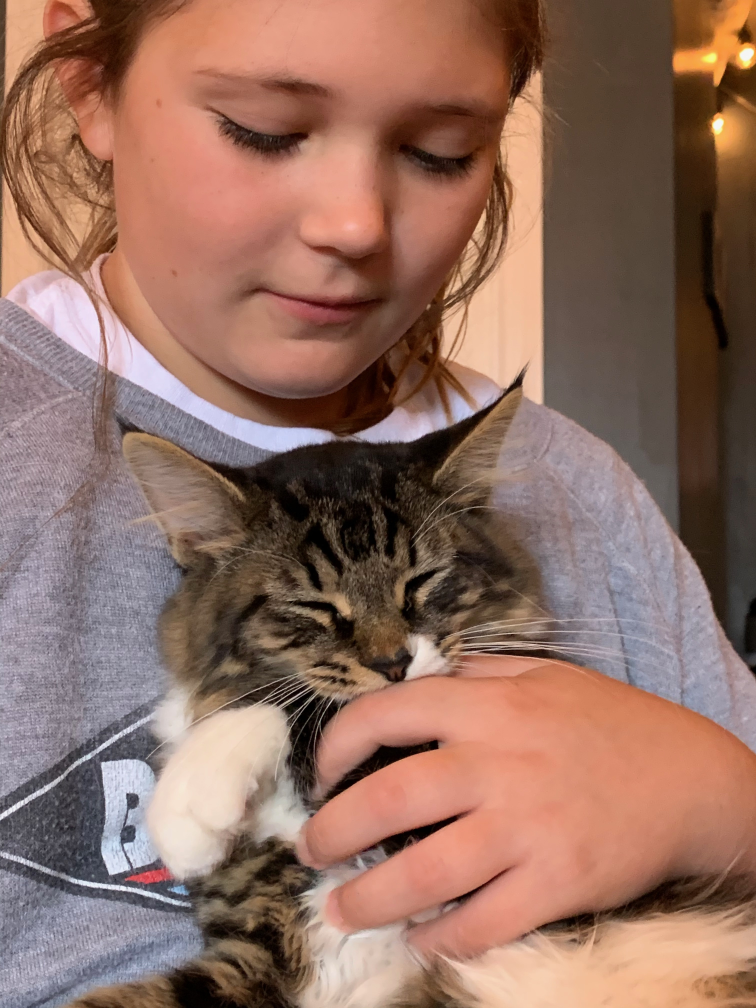
#> input picture Photos/grier_cat.jpeg, 3024 x 4032 px (shown at 1/4 size)
$ python art.py
#> lines starting #> are read from the running program, lines starting #| are printed output that depends on the picture
# Reprint an image using ASCII characters

from PIL import Image
import numpy as np


def create_matrix(image):
    image.thumbnail((1000, 200))
    # image.show()
    print(f'Thumbnail size: {image.size}')
    pixel_data = list(image.getdata())
    # convert to a grid format or 2D array
    pixel_matrix = [pixel_data[i:i+image.width]
                    for i in range(0, len(pixel_data), image.width)]
    return pixel_matrix


def convert_brightness(pixel_matrix):
    bright_matrix = []
    for row in pixel_matrix:
        new_bright_row = []
        for pixel in row:
            new_bright_row.append(round(sum(pixel)/len(pixel)))
        # print(bright_row)
        bright_matrix.append(new_bright_row)
    # print(bright_matrix)
    return bright_matrix


def convert_ascii(brightness_matrix):
    ascii_matrix = []
    ascii_chars = "`^\",:;Il!i~+_-?][}{1)(|\\/tfjrxnuvczXYUJCLQ0OZmwqpdbkhao*#MW&8%B@$"
    for row in brightness_matrix:
        new_ascii_row = []
        for bval in row:
            new_ascii_row.append(
                ascii_chars[int(bval/255 * len(ascii_chars)) - 1])
        ascii_matrix.append(new_ascii_row)
    return ascii_matrix


def print_ascii(ascii_matrix):
    ascii_pic = []
    for row in ascii_matrix:
        ascii_row = [char+char+char for char in row]
        print(''.join(ascii_row))
    return


with open('Photos/grier_cat.jpeg', 'rb') as fp:
    img = Image.open(fp)
#> img is the input picture: PIL image 3024x4032 RGB; mean R, G, B 146.5, 111, 97.5
    # [4 lines of commented-out code are left out]
    bright_array = convert_brightness(create_matrix(img))
#> in create_matrix, `image.thumbnail((1000, 200))`:
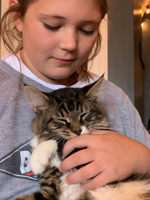
#> image: PIL image 150x200 RGB; mean R, G, B 146.5, 111, 97.6
#| Thumbnail size: (150, 200)
#> in create_matrix, `pixel_data = list(image.getdata())`: pixel_data = 30000 items
#> in create_matrix, `pixel_matrix = [pixel_data[i:i+image.width] for i in range(0, len(pixe..`: pixel_matrix = 200 items
#> in convert_brightness, `bright_matrix = []`: bright_matrix = []
#> after the loop in convert_brightness, `for row in pixel_matrix:`: bright_matrix = 200 items
#> bright_array = 200 items
    ascii_array = convert_ascii(bright_array)
#> ascii_array = 200 items
    print_ascii(ascii_array)
#> the loop in print_ascii, `for row in ascii_matrix:` made 200 passes
#> (printed output is left out)

$ run again, with Photos/water-drop.jpeg copied over Photos/grier_cat.jpeg
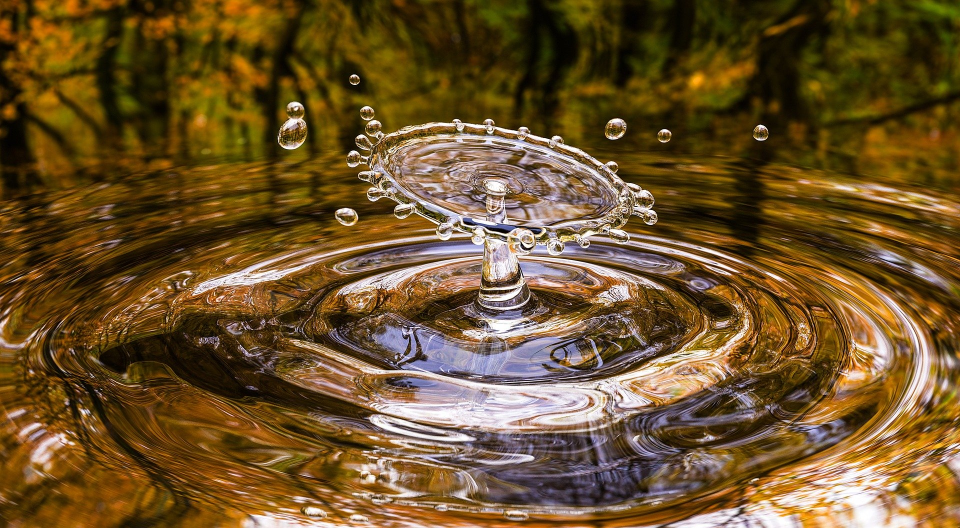
#> input picture Photos/water-drop.jpeg, 1920 x 1056 px (shown at 1/2 size)
#> img is the input picture: PIL image 1920x1056 RGB; mean R, G, B 108.7, 82.2, 42.7
#> in create_matrix, `image.thumbnail((1000, 200))`:
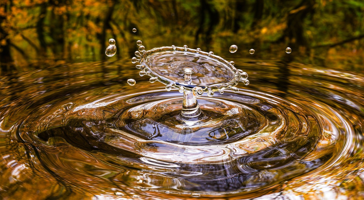
#> image: PIL image 364x200 RGB; mean R, G, B 108.8, 82.3, 42.8
#| Thumbnail size: (364, 200)
#> pixel_data = 72800 items
#> pixel_matrix = 200 items
#> in convert_brightness, `bright_matrix = []`: bright_matrix = []
#> after the loop in convert_brightness, `for row in pixel_matrix:`: bright_matrix = 200 items
#> the loop in print_ascii, `for row in ascii_matrix:` made 200 passes
#> (printed output is left out)
